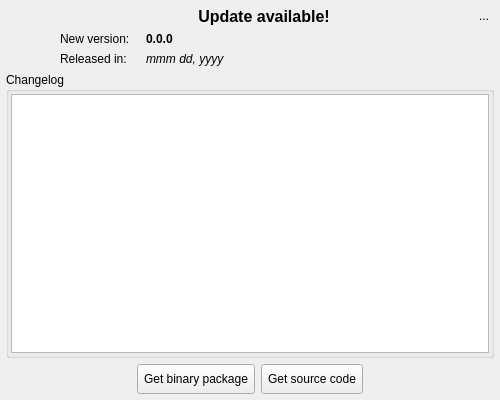
<?xml version="1.0" encoding="UTF-8"?>
<ui version="4.0">
 <class>UpdateNotifierWidget</class>
 <widget class="QWidget" name="UpdateNotifierWidget">
  <property name="modal" stdset="0">
   <bool>false</bool>
  </property>
  <property name="windowModality">
   <enum>Qt::WindowModal</enum>
  </property>
  <property name="geometry">
   <rect>
    <x>0</x>
    <y>0</y>
    <width>500</width>
    <height>400</height>
   </rect>
  </property>
  <property name="minimumSize">
   <size>
    <width>500</width>
    <height>400</height>
   </size>
  </property>
  <property name="windowTitle">
   <string>Update Notifier</string>
  </property>
  <property name="autoFillBackground">
   <bool>false</bool>
  </property>
  <property name="styleSheet">
   <string notr="true"/>
  </property>
  <layout class="QVBoxLayout" name="verticalLayout">
   <property name="spacing">
    <number>0</number>
   </property>
   <property name="leftMargin">
    <number>0</number>
   </property>
   <property name="topMargin">
    <number>0</number>
   </property>
   <property name="rightMargin">
    <number>0</number>
   </property>
   <property name="bottomMargin">
    <number>0</number>
   </property>
   <item>
    <widget class="QFrame" name="frame">
     <property name="frameShape">
      <enum>QFrame::NoFrame</enum>
     </property>
     <property name="frameShadow">
      <enum>QFrame::Raised</enum>
     </property>
     <layout class="QGridLayout" name="gridLayout">
      <property name="leftMargin">
       <number>6</number>
      </property>
      <property name="topMargin">
       <number>6</number>
      </property>
      <property name="rightMargin">
       <number>6</number>
      </property>
      <property name="bottomMargin">
       <number>6</number>
      </property>
      <item row="0" column="1">
       <widget class="QLabel" name="title_lbl">
        <property name="font">
         <font>
          <pointsize>12</pointsize>
          <weight>75</weight>
          <bold>true</bold>
         </font>
        </property>
        <property name="text">
         <string>Update available!</string>
        </property>
        <property name="alignment">
         <set>Qt::AlignCenter</set>
        </property>
       </widget>
      </item>
      <item row="0" column="0" rowspan="3">
       <widget class="QLabel" name="label">
        <property name="sizePolicy">
         <sizepolicy hsizetype="Fixed" vsizetype="Preferred">
          <horstretch>0</horstretch>
          <verstretch>0</verstretch>
         </sizepolicy>
        </property>
        <property name="maximumSize">
         <size>
          <width>48</width>
          <height>480</height>
         </size>
        </property>
        <property name="text">
         <string/>
        </property>
        <property name="pixmap">
         <pixmap resource="../res/resources.qrc">:/icones/icones/update.png</pixmap>
        </property>
        <property name="scaledContents">
         <bool>false</bool>
        </property>
        <property name="alignment">
         <set>Qt::AlignLeading|Qt::AlignLeft|Qt::AlignTop</set>
        </property>
       </widget>
      </item>
      <item row="0" column="2">
       <widget class="QToolButton" name="hide_tb">
        <property name="minimumSize">
         <size>
          <width>20</width>
          <height>20</height>
         </size>
        </property>
        <property name="maximumSize">
         <size>
          <width>20</width>
          <height>20</height>
         </size>
        </property>
        <property name="toolTip">
         <string>Hide this widget</string>
        </property>
        <property name="text">
         <string>...</string>
        </property>
        <property name="icon">
         <iconset resource="../res/resources.qrc">
          <normaloff>:/icones/icones/fechar1.png</normaloff>:/icones/icones/fechar1.png</iconset>
        </property>
        <property name="autoRaise">
         <bool>true</bool>
        </property>
       </widget>
      </item>
      <item row="2" column="1" colspan="2">
       <layout class="QHBoxLayout" name="horizontalLayout_3">
        <item>
         <widget class="QLabel" name="date_lbl">
          <property name="sizePolicy">
           <sizepolicy hsizetype="Preferred" vsizetype="Fixed">
            <horstretch>0</horstretch>
            <verstretch>0</verstretch>
           </sizepolicy>
          </property>
          <property name="minimumSize">
           <size>
            <width>80</width>
            <height>0</height>
           </size>
          </property>
          <property name="maximumSize">
           <size>
            <width>16777215</width>
            <height>16777215</height>
           </size>
          </property>
          <property name="text">
           <string>Released in:</string>
          </property>
         </widget>
        </item>
        <item>
         <widget class="QLabel" name="ver_date_lbl">
          <property name="sizePolicy">
           <sizepolicy hsizetype="Expanding" vsizetype="Fixed">
            <horstretch>0</horstretch>
            <verstretch>0</verstretch>
           </sizepolicy>
          </property>
          <property name="font">
           <font>
            <weight>50</weight>
            <italic>true</italic>
            <bold>false</bold>
           </font>
          </property>
          <property name="text">
           <string>mmm dd, yyyy</string>
          </property>
         </widget>
        </item>
       </layout>
      </item>
      <item row="1" column="1" colspan="2">
       <layout class="QHBoxLayout" name="horizontalLayout_2">
        <item>
         <widget class="QLabel" name="version_lbl">
          <property name="sizePolicy">
           <sizepolicy hsizetype="Preferred" vsizetype="Fixed">
            <horstretch>0</horstretch>
            <verstretch>0</verstretch>
           </sizepolicy>
          </property>
          <property name="minimumSize">
           <size>
            <width>80</width>
            <height>0</height>
           </size>
          </property>
          <property name="maximumSize">
           <size>
            <width>16777215</width>
            <height>16777215</height>
           </size>
          </property>
          <property name="text">
           <string>New version:</string>
          </property>
         </widget>
        </item>
        <item>
         <widget class="QLabel" name="ver_num_lbl">
          <property name="sizePolicy">
           <sizepolicy hsizetype="Expanding" vsizetype="Fixed">
            <horstretch>0</horstretch>
            <verstretch>0</verstretch>
           </sizepolicy>
          </property>
          <property name="font">
           <font>
            <weight>75</weight>
            <bold>true</bold>
           </font>
          </property>
          <property name="text">
           <string>0.0.0</string>
          </property>
         </widget>
        </item>
       </layout>
      </item>
      <item row="3" column="0" colspan="3">
       <widget class="QGroupBox" name="changelog_gb">
        <property name="title">
         <string>Changelog</string>
        </property>
        <layout class="QVBoxLayout" name="verticalLayout_2">
         <property name="leftMargin">
          <number>2</number>
         </property>
         <property name="topMargin">
          <number>2</number>
         </property>
         <property name="rightMargin">
          <number>2</number>
         </property>
         <property name="bottomMargin">
          <number>2</number>
         </property>
         <item>
          <widget class="QTextBrowser" name="changelog_txt">
           <property name="minimumSize">
            <size>
             <width>0</width>
             <height>0</height>
            </size>
           </property>
           <property name="frameShadow">
            <enum>QFrame::Sunken</enum>
           </property>
           <property name="sizeAdjustPolicy">
            <enum>QAbstractScrollArea::AdjustToContents</enum>
           </property>
           <property name="undoRedoEnabled">
            <bool>false</bool>
           </property>
           <property name="lineWrapMode">
            <enum>QTextEdit::WidgetWidth</enum>
           </property>
           <property name="readOnly">
            <bool>true</bool>
           </property>
           <property name="textInteractionFlags">
            <set>Qt::TextBrowserInteraction</set>
           </property>
           <property name="openExternalLinks">
            <bool>true</bool>
           </property>
           <property name="openLinks">
            <bool>true</bool>
           </property>
          </widget>
         </item>
        </layout>
       </widget>
      </item>
      <item row="4" column="0" colspan="3">
       <layout class="QHBoxLayout" name="horizontalLayout">
        <item>
         <spacer name="horizontalSpacer_2">
          <property name="orientation">
           <enum>Qt::Horizontal</enum>
          </property>
          <property name="sizeHint" stdset="0">
           <size>
            <width>40</width>
            <height>20</height>
           </size>
          </property>
         </spacer>
        </item>
        <item>
         <widget class="QToolButton" name="get_binary_tb">
          <property name="minimumSize">
           <size>
            <width>0</width>
            <height>30</height>
           </size>
          </property>
          <property name="toolTip">
           <string>Redirects to purchase page.</string>
          </property>
          <property name="text">
           <string>Get binary package</string>
          </property>
          <property name="icon">
           <iconset resource="../res/resources.qrc">
            <normaloff>:/icones/icones/dl_binary.png</normaloff>:/icones/icones/dl_binary.png</iconset>
          </property>
          <property name="iconSize">
           <size>
            <width>22</width>
            <height>22</height>
           </size>
          </property>
          <property name="checkable">
           <bool>false</bool>
          </property>
          <property name="popupMode">
           <enum>QToolButton::InstantPopup</enum>
          </property>
          <property name="toolButtonStyle">
           <enum>Qt::ToolButtonTextBesideIcon</enum>
          </property>
         </widget>
        </item>
        <item>
         <widget class="QToolButton" name="get_source_tb">
          <property name="minimumSize">
           <size>
            <width>0</width>
            <height>30</height>
           </size>
          </property>
          <property name="toolTip">
           <string>Redirects to GitHub source repository.</string>
          </property>
          <property name="text">
           <string>Get source code</string>
          </property>
          <property name="icon">
           <iconset resource="../res/resources.qrc">
            <normaloff>:/icones/icones/dl_source.png</normaloff>:/icones/icones/dl_source.png</iconset>
          </property>
          <property name="iconSize">
           <size>
            <width>22</width>
            <height>22</height>
           </size>
          </property>
          <property name="checkable">
           <bool>false</bool>
          </property>
          <property name="toolButtonStyle">
           <enum>Qt::ToolButtonTextBesideIcon</enum>
          </property>
         </widget>
        </item>
        <item>
         <spacer name="horizontalSpacer">
          <property name="orientation">
           <enum>Qt::Horizontal</enum>
          </property>
          <property name="sizeHint" stdset="0">
           <size>
            <width>40</width>
            <height>20</height>
           </size>
          </property>
         </spacer>
        </item>
       </layout>
      </item>
     </layout>
    </widget>
   </item>
  </layout>
 </widget>
 <resources>
  <include location="../res/resources.qrc"/>
 </resources>
 <connections/>
</ui>
